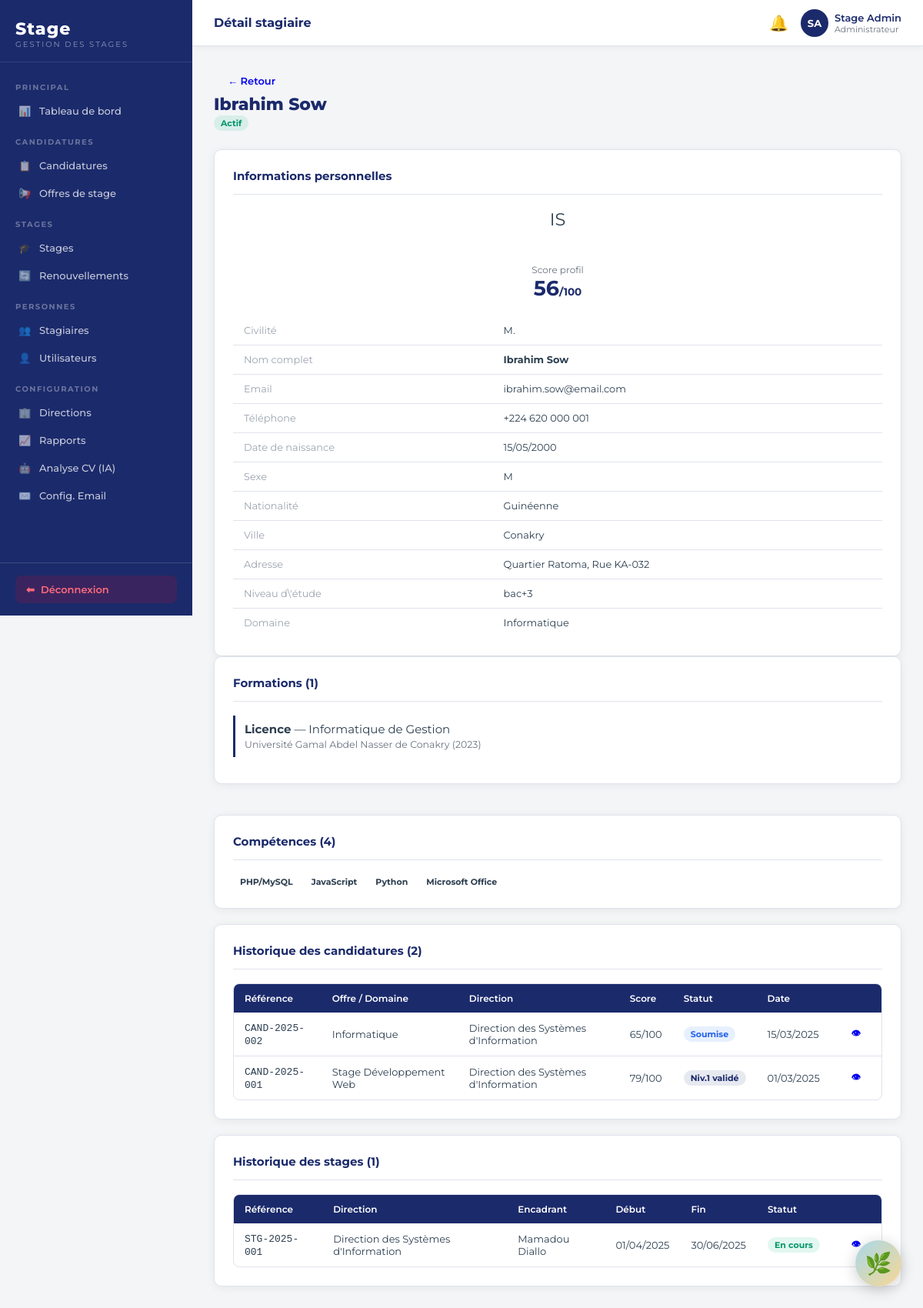
/backoffice.php?page=stagiaire_detail&id=1 (signed in), run on the app's committed database.
### tables this page shows
CREATE TABLE IF NOT EXISTS stagiaires (
    id INT AUTO_INCREMENT PRIMARY KEY,
    utilisateur_id INT NOT NULL,
    niveau_etude ENUM('bac','bac+2','bac+3','bac+4','bac+5','doctorat') DEFAULT 'bac+3',
    telephone VARCHAR(30),
    adresse TEXT,
    ville VARCHAR(100),
    nationalite VARCHAR(100) DEFAULT 'Guinéenne',
    date_naissance DATE,
    sexe ENUM('M','F') DEFAULT 'M',
    domaine_principal_id INT,
    date_inscription TIMESTAMP DEFAULT CURRENT_TIMESTAMP,
    cv_fichier VARCHAR(255),
    cv_analyse JSON,
    piece_identite VARCHAR(255),
    diplome_fichier VARCHAR(255),
    FOREIGN KEY (utilisateur_id) REFERENCES utilisateurs(id) ON DELETE CASCADE,
    FOREIGN KEY (domaine_principal_id) REFERENCES domaines(id) ON DELETE SET NULL
);

CREATE TABLE IF NOT EXISTS utilisateurs (
    id INT AUTO_INCREMENT PRIMARY KEY,
    nom VARCHAR(100) NOT NULL,
    prenom VARCHAR(100) NOT NULL,
    email VARCHAR(191) NOT NULL UNIQUE,
    mot_de_passe VARCHAR(255) NOT NULL,
    role ENUM('administrateur','habilite','superviseur','directeur','stagiaire') NOT NULL DEFAULT 'stagiaire',
    actif TINYINT(1) DEFAULT 1,
    civilite ENUM('M.','Mme') DEFAULT 'M.',
    created_at TIMESTAMP DEFAULT CURRENT_TIMESTAMP
);

CREATE TABLE IF NOT EXISTS domaines (
    id INT AUTO_INCREMENT PRIMARY KEY,
    libelle VARCHAR(150) NOT NULL,
    actif TINYINT(1) DEFAULT 1,
    created_at TIMESTAMP DEFAULT CURRENT_TIMESTAMP
);

CREATE TABLE IF NOT EXISTS formations (
    id INT AUTO_INCREMENT PRIMARY KEY,
    stagiaire_id INT NOT NULL,
    diplome VARCHAR(150),
    specialite VARCHAR(150),
    etablissement VARCHAR(200),
    annee_fin YEAR,
    FOREIGN KEY (stagiaire_id) REFERENCES stagiaires(id) ON DELETE CASCADE
);

CREATE TABLE IF NOT EXISTS competences (
    id INT AUTO_INCREMENT PRIMARY KEY,
    stagiaire_id INT NOT NULL,
    libelle VARCHAR(150) NOT NULL,
    FOREIGN KEY (stagiaire_id) REFERENCES stagiaires(id) ON DELETE CASCADE
);

CREATE TABLE IF NOT EXISTS candidatures (
    id INT AUTO_INCREMENT PRIMARY KEY,
    reference VARCHAR(30) UNIQUE NOT NULL,
    stagiaire_id INT NOT NULL,
    offre_id INT,
    type_candidature ENUM('offre','spontanee') DEFAULT 'spontanee',
    domaine_id INT,
    direction_id INT,
    score_tri DECIMAL(5,2) DEFAULT 0,
    statut_global ENUM('soumise','niv1_en_cours','niv1_valide','validee','niv1_rejete','rejetee','complement') DEFAULT 'soumise',
    motivation TEXT,
    date_candidature TIMESTAMP DEFAULT CURRENT_TIMESTAMP,
    FOREIGN KEY (stagiaire_id) REFERENCES stagiaires(id) ON DELETE CASCADE,
    FOREIGN KEY (offre_id) REFERENCES offres_stage(id) ON DELETE SET NULL,
    FOREIGN KEY (domaine_id) REFERENCES domaines(id) ON DELETE SET NULL,
    FOREIGN KEY (direction_id) REFERENCES directions(id) ON DELETE SET NULL
);

CREATE TABLE IF NOT EXISTS directions (
    id INT AUTO_INCREMENT PRIMARY KEY,
    libelle VARCHAR(150) NOT NULL,
    abreviation VARCHAR(20),
    actif TINYINT(1) DEFAULT 1,
    created_at TIMESTAMP DEFAULT CURRENT_TIMESTAMP
);

CREATE TABLE IF NOT EXISTS offres_stage (
    id INT AUTO_INCREMENT PRIMARY KEY,
    reference VARCHAR(30) UNIQUE NOT NULL,
    titre VARCHAR(200) NOT NULL,
    description TEXT,
    profil_recherche TEXT,
    direction_id INT,
    domaine_id INT,
    niveau_minimum ENUM('bac','bac+2','bac+3','bac+4','bac+5','doctorat') DEFAULT 'bac+3',
    experience_minimale INT DEFAULT 0 COMMENT 'en mois',
    nb_places INT DEFAULT 1,
    date_publication DATE,
    date_limite DATE,
    statut ENUM('ouverte','fermee','archivee') DEFAULT 'ouverte',
    creee_par INT,
    created_at TIMESTAMP DEFAULT CURRENT_TIMESTAMP,
    FOREIGN KEY (direction_id) REFERENCES directions(id) ON DELETE SET NULL,
    FOREIGN KEY (domaine_id) REFERENCES domaines(id) ON DELETE SET NULL,
    FOREIGN KEY (creee_par) REFERENCES utilisateurs(id) ON DELETE SET NULL
);

CREATE TABLE IF NOT EXISTS stages (
    id INT AUTO_INCREMENT PRIMARY KEY,
    reference VARCHAR(30) UNIQUE NOT NULL,
    candidature_id INT,
    stagiaire_id INT NOT NULL,
    direction_id INT,
    domaine_id INT,
    encadrant_id INT,
    date_debut DATE NOT NULL,
    date_fin DATE NOT NULL,
    duree_initiale_mois INT DEFAULT 3,
    duree_totale_mois INT DEFAULT 3,
    nb_renouvellements INT DEFAULT 0,
    remboursement_transport TINYINT(1) DEFAULT 0,
    montant_transport DECIMAL(10,2) DEFAULT 0,
    statut ENUM('preparation','en_cours','renouvele','termine','interrompu','annule') DEFAULT 'preparation',
    created_at TIMESTAMP DEFAULT CURRENT_TIMESTAMP,
    FOREIGN KEY (candidature_id) REFERENCES candidatures(id) ON DELETE SET NULL,
    FOREIGN KEY (stagiaire_id) REFERENCES stagiaires(id) ON DELETE CASCADE,
    FOREIGN KEY (direction_id) REFERENCES directions(id) ON DELETE SET NULL,
    FOREIGN KEY (domaine_id) REFERENCES domaines(id) ON DELETE SET NULL,
    FOREIGN KEY (encadrant_id) REFERENCES utilisateurs(id) ON DELETE SET NULL
);

### backoffice.php (called while the page is built, shortened)
<?php
require_once __DIR__ . '/config.php';
$page = preg_replace('/[^a-zA-Z0-9_\-]/', '', $_GET['page'] ?? 'dashboard');
$file = __DIR__ . "/pages/admin/{$page}.php";
include $file;

### pages/admin/stagiaire_detail.php (the view, shortened to what this page needs)
<?php
$pdo = getPDO();
$id = (int) ($_GET['id'] ?? 0);
$stmt = $pdo->prepare('
    SELECT s.*, u.nom, u.prenom, u.email, u.actif, u.civilite, u.role,
           d.libelle AS domaine_libelle
    FROM stagiaires s
    JOIN utilisateurs u ON s.utilisateur_id = u.id
    LEFT JOIN domaines d ON s.domaine_principal_id = d.id
    WHERE s.id = ?
');
$stmt->execute([$id]);
$stag = $stmt->fetch();
$formations  = $pdo->prepare('SELECT * FROM formations WHERE stagiaire_id = ? ORDER BY annee_fin DESC');
$formations->execute([$id]);
$formations  = $formations->fetchAll();
$competences = $pdo->prepare('SELECT * FROM competences WHERE stagiaire_id = ? ORDER BY id');
$competences->execute([$id]);
$competences = $competences->fetchAll();
$candidatures = $pdo->prepare('
    SELECT c.*, o.titre AS offre_titre, d.libelle AS direction, dom.libelle AS domaine
    FROM candidatures c
    LEFT JOIN offres_stage o ON c.offre_id = o.id
    LEFT JOIN directions d ON c.direction_id = d.id
    LEFT JOIN domaines dom ON c.domaine_id = dom.id
    WHERE c.stagiaire_id = ?
    ORDER BY c.date_candidature DESC
');
$candidatures->execute([$id]);
$candidatures = $candidatures->fetchAll();
$stages = $pdo->prepare('
    SELECT sg.*, d.libelle AS direction, u.nom AS enc_nom, u.prenom AS enc_prenom
    FROM stages sg
    LEFT JOIN directions d ON sg.direction_id = d.id
    LEFT JOIN utilisateurs u ON sg.encadrant_id = u.id
    WHERE sg.stagiaire_id = ?
    ORDER BY sg.date_debut DESC
');
$stages->execute([$id]);
$stages = $stages->fetchAll();
$score = calculerScore($id);
require __DIR__ . '/../../includes/header.php';
?>
<div class="page-header">
  <a href="backoffice.php?page=stagiaires" class="btn btn-ghost">← Retour</a>
  <h1><?= h($stag['prenom'] . ' ' . $stag['nom']) ?></h1>
  <span class="badge <?= $stag['actif'] ? 'badge-success' : 'badge-gray' ?>"><?= $stag['actif'] ? 'Actif' : 'Inactif' ?></span>
</div>
<div class="section-grid">
  <div class="card">
    <div class="card-header"><h3 class="card-title">Informations personnelles</h3></div>
    <div class="card-body">
      <div style="text-align:center;margin-bottom:20px">
        <div class="avatar" style="width:64px;height:64px;font-size:1.5rem;margin:0 auto 8px">
          <?= mb_strtoupper(mb_substr($stag['prenom'],0,1)) . mb_strtoupper(mb_substr($stag['nom'],0,1)) ?>
        </div>
        <div style="font-size:.8rem;color:#6b7280">Score profil</div>
        <div style="font-size:1.8rem;font-weight:700;color:var(--navy)"><?= number_format($score, 0) ?><span style="font-size:.9rem">/100</span></div>
      </div>
      <table style="width:100%;font-size:.86rem">
        <tr><td style="color:#9ca3af;width:40%">Civilité</td><td><?= h($stag['civilite'] ?? '—') ?></td></tr>
        <tr><td style="color:#9ca3af">Nom complet</td><td><strong><?= h($stag['prenom'] . ' ' . $stag['nom']) ?></strong></td></tr>
        <tr><td style="color:#9ca3af">Email</td><td><?= h($stag['email']) ?></td></tr>
        <tr><td style="color:#9ca3af">Téléphone</td><td><?= h($stag['telephone'] ?? '—') ?></td></tr>
        <tr><td style="color:#9ca3af">Date de naissance</td><td><?= $stag['date_naissance'] ? date('d/m/Y', strtotime($stag['date_naissance'])) : '—' ?></td></tr>
        <tr><td style="color:#9ca3af">Sexe</td><td><?= h($stag['sexe'] ?? '—') ?></td></tr>
        <tr><td style="color:#9ca3af">Nationalité</td><td><?= h($stag['nationalite'] ?? '—') ?></td></tr>
        <tr><td style="color:#9ca3af">Ville</td><td><?= h($stag['ville'] ?? '—') ?></td></tr>
        <tr><td style="color:#9ca3af">Adresse</td><td><?= h($stag['adresse'] ?? '—') ?></td></tr>
        <tr><td style="color:#9ca3af">Niveau d\'étude</td><td><?= h($stag['niveau_etude'] ?? '—') ?></td></tr>
        <tr><td style="color:#9ca3af">Domaine</td><td><?= h($stag['domaine_libelle'] ?? '—') ?></td></tr>
      </table>
    </div>
  </div>
  <div style="display:flex;flex-direction:column;gap:20px">
    <div class="card">
      <div class="card-header"><h3 class="card-title">Formations (<?= count($formations) ?>)</h3></div>
      <div class="card-body">
        <?php if (empty($formations)): ?>
        <p style="color:#9ca3af;text-align:center">Aucune formation enregistrée.</p>
        <?php else: ?>
        <?php foreach ($formations as $f): ?>
        <div style="border-left:3px solid var(--navy);padding:8px 12px;margin-bottom:10px">
          <strong><?= h($f['diplome']) ?></strong> — <?= h($f['specialite'] ?? '') ?><br>
          <small style="color:#6b7280"><?= h($f['etablissement'] ?? '') ?> <?= $f['annee_fin'] ? '(' . $f['annee_fin'] . ')' : '' ?></small>
        </div>
        <?php endforeach ?>
        <?php endif ?>
      </div>
    </div>
    <div class="card">
      <div class="card-header"><h3 class="card-title">Compétences (<?= count($competences) ?>)</h3></div>
      <div class="card-body">
        <?php if (empty($competences)): ?>
        <p style="color:#9ca3af;text-align:center">Aucune compétence enregistrée.</p>
        <?php else: ?>
        <div style="display:flex;flex-wrap:wrap;gap:6px">
          <?php foreach ($competences as $c): ?>
          <span class="badge badge-blue"><?= h($c['libelle']) ?></span>
          <?php endforeach ?>
        </div>
        <?php endif ?>
      </div>
    </div>
  </div>
</div>
<div class="card" style="margin-top:20px">
  <div class="card-header"><h3 class="card-title">Historique des candidatures (<?= count($candidatures) ?>)</h3></div>
  <div class="table-wrap">
    <table>
      <thead>
        <tr><th>Référence</th><th>Offre / Domaine</th><th>Direction</th><th>Score</th><th>Statut</th><th>Date</th><th></th></tr>
      </thead>
      <tbody>
        <?php foreach ($candidatures as $c): ?>
        <tr>
          <td><code class="mono"><?= h($c['reference']) ?></code></td>
          <td><?= h($c['offre_titre'] ?? $c['domaine'] ?? '—') ?></td>
          <td><?= h($c['direction'] ?? '—') ?></td>
          <td><?= number_format((float)$c['score_tri'], 0) ?>/100</td>
          <td><?= statusBadge($c['statut_global']) ?></td>
          <td><?= date('d/m/Y', strtotime($c['date_candidature'])) ?></td>
          <td><a href="backoffice.php?page=candidature_detail&id=<?= $c['id'] ?>" class="btn btn-sm btn-ghost">👁</a></td>
        </tr>
        <?php endforeach ?>
      </tbody>
    </table>
  </div>
</div>
<div class="card" style="margin-top:20px">
  <div class="card-header"><h3 class="card-title">Historique des stages (<?= count($stages) ?>)</h3></div>
  <div class="table-wrap">
    <table>
      <thead>
        <tr><th>Référence</th><th>Direction</th><th>Encadrant</th><th>Début</th><th>Fin</th><th>Statut</th><th></th></tr>
      </thead>
      <tbody>
        <?php foreach ($stages as $sg): ?>
        <tr>
          <td><code class="mono"><?= h($sg['reference']) ?></code></td>
          <td><?= h($sg['direction'] ?? '—') ?></td>
          <td><?= $sg['enc_prenom'] ? h($sg['enc_prenom'] . ' ' . $sg['enc_nom']) : '—' ?></td>
          <td><?= $sg['date_debut'] ? date('d/m/Y', strtotime($sg['date_debut'])) : '—' ?></td>
          <td><?= $sg['date_fin'] ? date('d/m/Y', strtotime($sg['date_fin'])) : '—' ?></td>
          <td><?= statusBadge($sg['statut']) ?></td>
          <td><a href="backoffice.php?page=stage_detail&id=<?= $sg['id'] ?>" class="btn btn-sm btn-ghost">👁</a></td>
        </tr>
        <?php endforeach ?>
      </tbody>
    </table>
  </div>
</div>
<?php require __DIR__ . '/../../includes/footer.php'; ?>

### config.php (shortened to what this page needs)
<?php
function getPDO(): PDO {
    static $pdo = null;
    if ($pdo !== null) return $pdo;
    $host = $_ENV['DB_HOST'] ?? 'localhost';
    $name = $_ENV['DB_NAME'] ?? 'stagia';
    $user = $_ENV['DB_USER'] ?? 'root';
    $pass = $_ENV['DB_PASS'] ?? '';
    try {
        $pdo = new PDO(
            "mysql:host=$host;dbname=$name;charset=utf8mb4",
            $user,
            $pass,
            [
                PDO::ATTR_ERRMODE            => PDO::ERRMODE_EXCEPTION,
                PDO::ATTR_DEFAULT_FETCH_MODE => PDO::FETCH_ASSOC,
                PDO::ATTR_EMULATE_PREPARES   => false,
            ]
        );
    } catch (PDOException $e) {
        die('<div style="font-family:monospace;background:#fee;border:1px solid #c00;padding:20px;margin:20px;border-radius:8px">
            <strong>Erreur de connexion BDD :</strong><br>' . htmlspecialchars($e->getMessage()) . '
            <br><br>Vérifiez votre fichier <code>.env</code> (DB_HOST, DB_NAME, DB_USER, DB_PASS).
        </div>');
    }
    return $pdo;
}
function h(string $s): string {
    return htmlspecialchars($s, ENT_QUOTES, 'UTF-8');
}
function calculerScore(int $stag_id): float {
    $pdo = getPDO();
    $score = 0;
    $stmt = $pdo->prepare('SELECT niveau_etude FROM stagiaires WHERE id = ?');
    $stmt->execute([$stag_id]);
    $row = $stmt->fetch();
    $niveaux = ['bac' => 10, 'bac+2' => 20, 'bac+3' => 30, 'bac+4' => 35, 'bac+5' => 40, 'doctorat' => 40];
    $score += $niveaux[$row['niveau_etude'] ?? 'bac'] ?? 10;
    $stmt = $pdo->prepare('SELECT COUNT(*) FROM formations WHERE stagiaire_id = ?');
    $stmt->execute([$stag_id]);
    $score += min(20, (int) $stmt->fetchColumn() * 10);
    $stmt = $pdo->prepare('SELECT COUNT(*) FROM competences WHERE stagiaire_id = ?');
    $stmt->execute([$stag_id]);
    $score += min(20, (int) $stmt->fetchColumn() * 4);
    $stmt = $pdo->prepare('SELECT COUNT(*) FROM experiences WHERE stagiaire_id = ?');
    $stmt->execute([$stag_id]);
    $score += min(20, (int) $stmt->fetchColumn() * 10);
    return min(100, (float) $score);
}
function statusBadge(string $statut): string {
    $map = [
        'soumise'        => ['Soumise', 'badge-info'],
        'niv1_en_cours'  => ['Niv.1 en cours', 'badge-warning'],
        'niv1_valide'    => ['Niv.1 validé', 'badge-primary'],
        'validee'        => ['Validée', 'badge-success'],
        'niv1_rejete'    => ['Niv.1 rejeté', 'badge-danger'],
        'rejetee'        => ['Rejetée', 'badge-danger'],
        'complement'     => ['Complément requis', 'badge-warning'],
        'preparation'    => ['Préparation', 'badge-info'],
        'en_cours'       => ['En cours', 'badge-success'],
        'renouvele'      => ['Renouvelé', 'badge-primary'],
        'termine'        => ['Terminé', 'badge-secondary'],
        'interrompu'     => ['Interrompu', 'badge-warning'],
        'annule'         => ['Annulé', 'badge-danger'],
        'ouverte'        => ['Ouverte', 'badge-success'],
        'fermee'         => ['Fermée', 'badge-warning'],
        'archivee'       => ['Archivée', 'badge-secondary'],
        'en_attente'     => ['En attente', 'badge-warning'],
        'valide'         => ['Validé', 'badge-success'],
        'rejete'         => ['Rejeté', 'badge-danger'],
        'precisions'     => ['Précisions requises', 'badge-info'],
        'valide_v'       => ['Validé', 'badge-success'],
        'rejete_v'       => ['Rejeté', 'badge-danger'],
    ];
    [$label, $cls] = $map[$statut] ?? [ucfirst($statut), 'badge-secondary'];
    return "<span class=\"badge $cls\">" . h($label) . '</span>';
}

### data on the page
stagiaires: utilisateur.nom "Ibrahim Sow", utilisateur.prenom "I", utilisateur.nom "S", utilisateur.civilite "M.", utilisateur.email "ibrahim.sow@email.com", telephone "+224 620 000 001", date_naissance "15/05/2000", sexe "M", nationalite "Guinéenne", ville "Conakry", adresse "Quartier Ratoma, Rue KA-032", niveau_etude "bac+3", domaine_principal.libelle "Informatique"
formations: diplome "Licence", specialite "Informatique de Gestion", etablissement "Université Gamal Abdel Nasser de Conakry", annee_fin "2023"
competences: libelle "PHP/MySQL"
competences: libelle "JavaScript"
competences: libelle "Python"
competences: libelle "Microsoft Office"
candidatures: reference "CAND-2025-002", domaine.libelle "Informatique", direction.libelle "Direction des Systèmes d'Information", score_tri "65", label "Soumise", date_candidature "15/03/2025"
candidatures: reference "CAND-2025-001", offre.titre "Stage Développement Web", direction.libelle "Direction des Systèmes d'Information", score_tri "79", label "Niv.1 validé", date_candidature "01/03/2025"
stages: reference "STG-2025-001", direction.libelle "Direction des Systèmes d'Information", encadrant.nom "Mamadou Diallo", date_debut "01/04/2025", date_fin "30/06/2025", label "En cours"

### other printed values
STAGIA_PAGE ?: 'Stage' "Détail stagiaire"
$initiales "SA"
$prenom . ' ' . $nom "Stage Admin"
$user['role'] "Administrateur"
$score "56"
count($formations) "1"
count($competences) "4"
count($candidatures) "2"
count($stages) "1"
